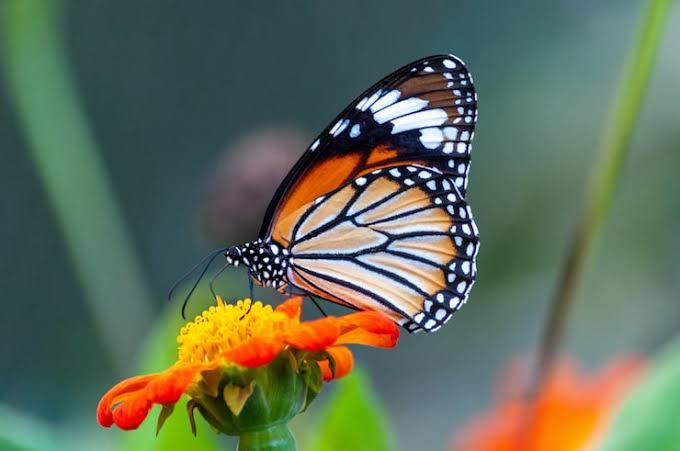
#> input picture 1_image.jpg, 680 x 451 px
$ python 10_smooth_spatial_domain.py
#> lines starting #> are read from the running program, lines starting #| are printed output that depends on the picture
import cv2
import numpy as np
import matplotlib.pyplot as plt

img = cv2.imread("1_image.jpg", 0)
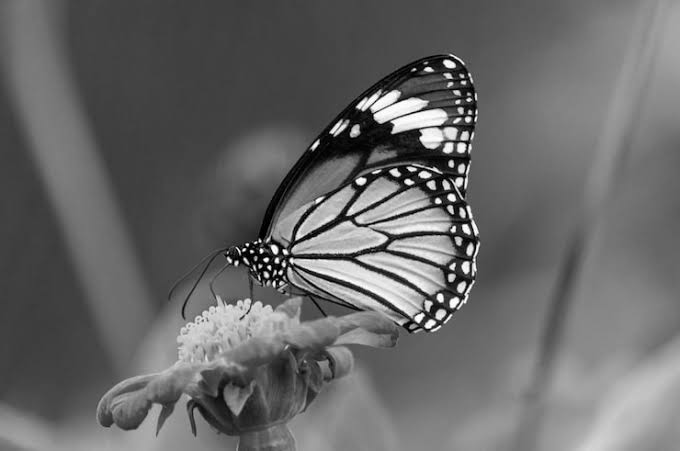
#> img: shape (451, 680); min 0, max 255, mean 103.6

# Smoothing filters
avg = cv2.blur(img, (3, 3))
gauss = cv2.GaussianBlur(img, (3, 3), 0)
median = cv2.medianBlur(img, 3)

# Sharpening filter
kernel = np.array([[0, -1, 0],
                   [-1, 5, -1],
                   [0, -1, 0]])
sharp = cv2.filter2D(img, -1, kernel)
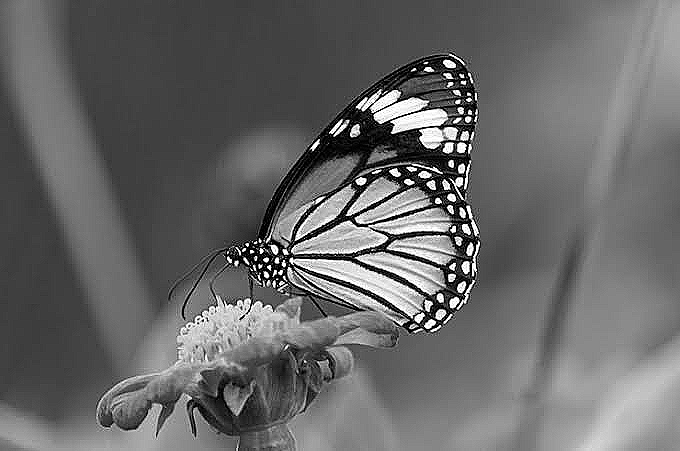
#> sharp: shape (451, 680); min 0, max 255, mean 104.1

# Display images
plt.figure(figsize=(8, 5))

plt.subplot(231)
plt.imshow(img, cmap="gray")
plt.title("Original")
plt.axis("off")

plt.subplot(232)
plt.imshow(avg, cmap="gray")
plt.title("Average Filter")
plt.axis("off")

plt.subplot(233)
plt.imshow(gauss, cmap="gray")
plt.title("Gaussian Filter")
plt.axis("off")

plt.subplot(234)
plt.imshow(median, cmap="gray")
plt.title("Median Filter")
plt.axis("off")

plt.subplot(235)
plt.imshow(sharp, cmap="gray")
plt.title("Sharpening")
plt.axis("off")

plt.tight_layout()
plt.show()
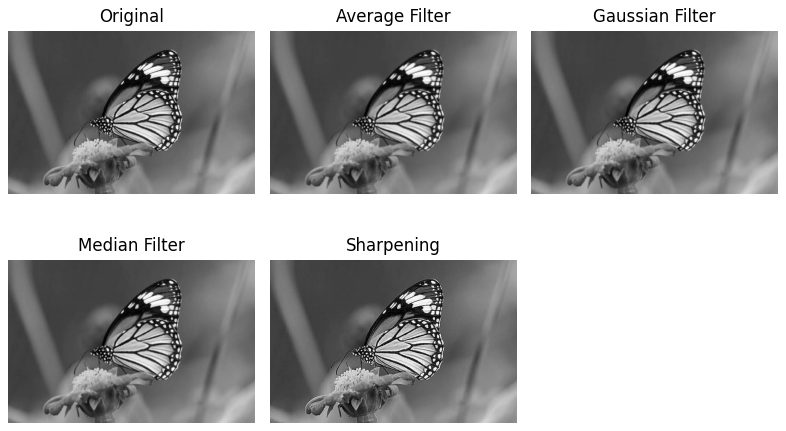
#> figure drawn by matplotlib, 5 panels

$ run again, with coin.jpg copied over 1_image.jpg
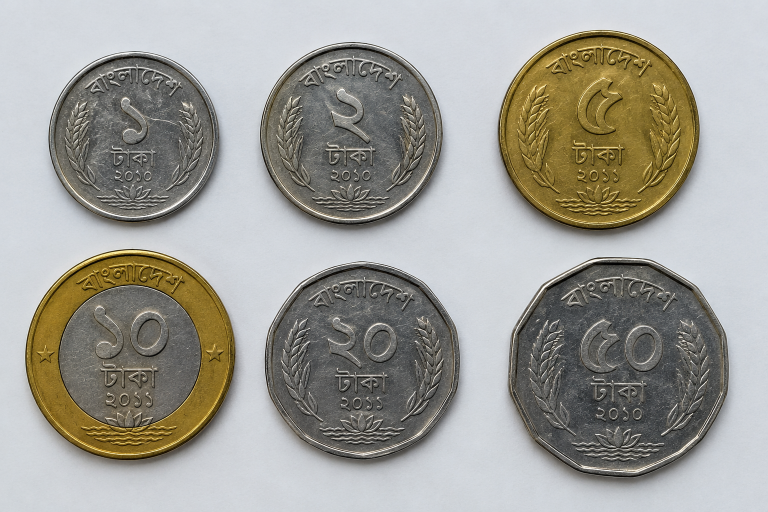
#> input picture coin.jpg, 1536 x 1024 px (shown at 1/2 size)
#> `img = cv2.imread("1_image.jpg", 0)`:
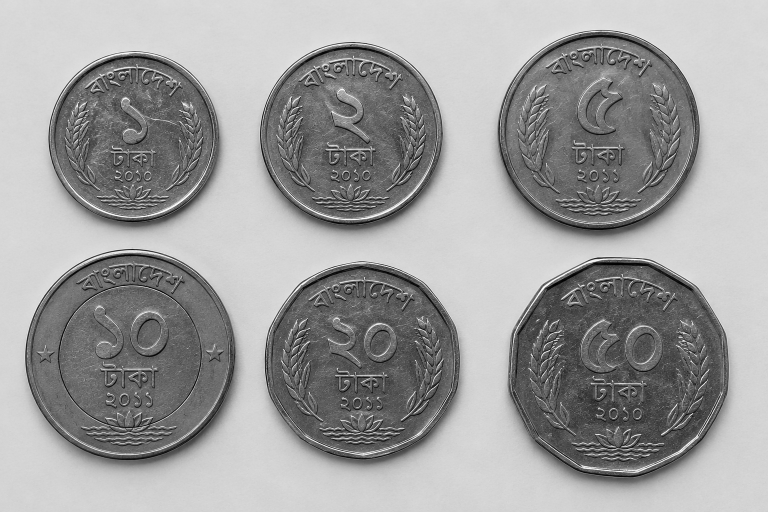
#> img: shape (1024, 1536) (shown at 1/2 size); min 0, max 255, mean 156.2
